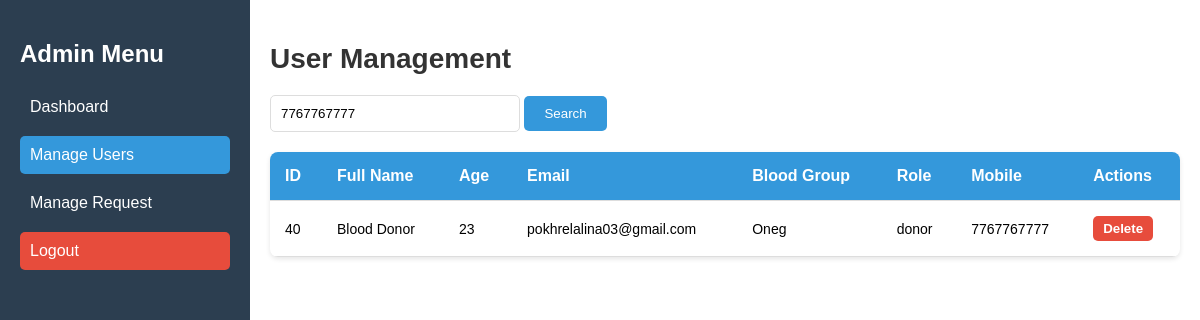
The app's page /admin/manage_user.php?mobile=7767767777 (signed in) with its own data.
### tables this page shows
CREATE TABLE `users` (
  `id` int NOT NULL,
  `password` varchar(100) NOT NULL,
  `fullname` varchar(100) NOT NULL,
  `age` int NOT NULL,
  `sex` varchar(10) DEFAULT NULL,
  `blood_type` enum('Apos','Aneg','Bpos','Bneg','Opos','Oneg','ABpos','ABneg') DEFAULT NULL,
  `mobile` varchar(100) NOT NULL,
  `email` varchar(100) NOT NULL,
  `weight` int DEFAULT NULL,
  `state` varchar(100) NOT NULL,
  `latitude` double(9,6) DEFAULT NULL,
  `longitude` double(9,6) DEFAULT NULL,
  `role` varchar(50) DEFAULT NULL,
  `reset_token` varchar(255) DEFAULT NULL,
  `reset_token_expiry` datetime DEFAULT NULL,
  `otp` varchar(6) DEFAULT NULL,
  `otp_expiry` datetime DEFAULT NULL
);

### includes/UserManager.php (called while the page is built, shortened)
<?php
class UserManager {
    private $con;
    public function __construct($con) {
        $this->con = $con;
    }
    public function searchUsersByMobile($mobile) {
        $query = "SELECT * FROM users WHERE mobile LIKE ?";
        $stmt = $this->con->prepare($query);
        $searchTerm = '%' . $mobile . '%';
        $stmt->bind_param('s', $searchTerm);
        $stmt->execute();
        return $stmt->get_result();
    }
}
?>

### admin/manage_user.php (the view, shortened to what this page needs)
<?php
require '../includes/UserManager.php';
$db = new Database();
$con = $db->getConnection();
$userManager = new UserManager($con);
$mobile = isset($_GET['mobile']) ? $_GET['mobile'] : '';
if (!empty($mobile)) {
    $users_result = $userManager->searchUsersByMobile($mobile);
} else {
    $users_result = $userManager->getUsers();
}
?>
<!DOCTYPE html>
<html>
<head>
    <link rel="stylesheet" type="text/css" href="../css/style.css">
</head>
<body>
    <div class="dashboard">
        <div class="side-menu">
            <h2>Admin Menu</h2>
            <a href="admin_dashboard.php">Dashboard</a>
            <a href="manage_user.php" class="active">Manage Users</a>
            <a href="manage_request.php" >Manage Request</a>
            <a href="../logout.php" class="logout-btn">Logout</a>
        </div>
        <div class="dashboard-content">
            <h2>User Management</h2>
            <form method="GET" action="manage_user.php">
                <input type="text" name="mobile" placeholder="Search by Mobile Number" value="<?php echo isset($_GET['mobile']) ? htmlspecialchars($_GET['mobile']) : ''; ?>">
                <button type="submit">Search</button>
            </form>
            <table>
                <thead>
                    <tr>
                        <th>ID</th>
                        <th>Full Name</th>
                        <th>Age</th>
                        <th>Email</th>
                        <th>Blood Group</th>
                        <th>Role</th>
                        <th>Mobile</th>
                        <th>Actions</th>
                    </tr>
                </thead>
                <tbody>
                    <?php while ($user = $users_result->fetch_assoc()): ?>
                        <tr>
                            <td><?php echo htmlspecialchars($user['id']); ?></td>
                            <td><?php echo htmlspecialchars($user['fullname']); ?></td>
                            <td><?php echo htmlspecialchars($user['age']); ?></td>
                            <td><?php echo htmlspecialchars($user['email']); ?></td>
                            <td><?php echo htmlspecialchars($user['blood_type']); ?></td>
                            <td><?php echo htmlspecialchars($user['role']); ?></td>
                            <td><?php echo htmlspecialchars($user['mobile']); ?></td>
                            <td class="actions">
                                <form action="manage_user.php" method="post" style="display:inline;">
                                    <button type="submit" name="delete" class="delete-btn" onclick="confirmDeletion(event)">Delete</button>
                                </form>
                            </td>
                        </tr>
                    <?php endwhile; ?>
                </tbody>
            </table>
        </div>
    </div>
</body>
</html>

### css/style.css (style rules this page uses)
* { box-sizing: border-box; }
body { font-family: Arial, sans-serif; background-color: #f0f2f5; margin: 0; }

### admin/manage_user.php (style rules this page uses)
body { font-family: 'Arial', sans-serif; background: #f0f2f5; margin: 0; padding: 0; display: flex; height: 100vh; flex-direction: column; }
.dashboard { display: flex; flex: 1; }
.side-menu { width: 250px; background-color: #2c3e50; color: #fff; padding: 20px; height: 100%; box-shadow: 2px 0 5px rgba(0, 0, 0, 0.1); }
.side-menu h2 { font-size: 24px; margin-bottom: 20px; }
.side-menu a { display: block; color: #fff; text-decoration: none; padding: 10px; margin: 10px 0; border-radius: 5px; transition: background-color 0.3s ease; }
.side-menu a.active { background-color: #3498db; }
.side-menu a.logout-btn { background-color: #e74c3c; }
.dashboard-content { flex: 1; padding: 20px; background-color: #fff; overflow: auto; }
.dashboard-content h2 { font-size: 28px; margin-bottom: 20px; color: #333; }
form { margin-bottom: 20px; }
form input[type="text"] { padding: 10px; width: 250px; border: 1px solid #ddd; border-radius: 5px; }
form button { padding: 10px 20px; background-color: #3498db; color: #fff; border: none; border-radius: 5px; cursor: pointer; }
table { width: 100%; border-collapse: collapse; margin-top: 20px; border-radius: 8px; overflow: hidden; box-shadow: 0 2px 5px rgba(0, 0, 0, 0.1); }
thead { background-color: #3498db; color: #fff; }
th, td { padding: 15px; text-align: left; border-bottom: 1px solid #ddd; }
th { font-size: 16px; }
td { font-size: 14px; }
.actions .delete-btn { color: #fff; font-weight: bold; text-decoration: none; border: none; background: #e74c3c; padding: 5px 10px; border-radius: 5px; cursor: pointer; }

### records on screen
users: id "40", fullname "Blood Donor", age "23", email "pokhrelalina03@gmail.com", blood_type "Oneg", role "donor", mobile "7767767777"
